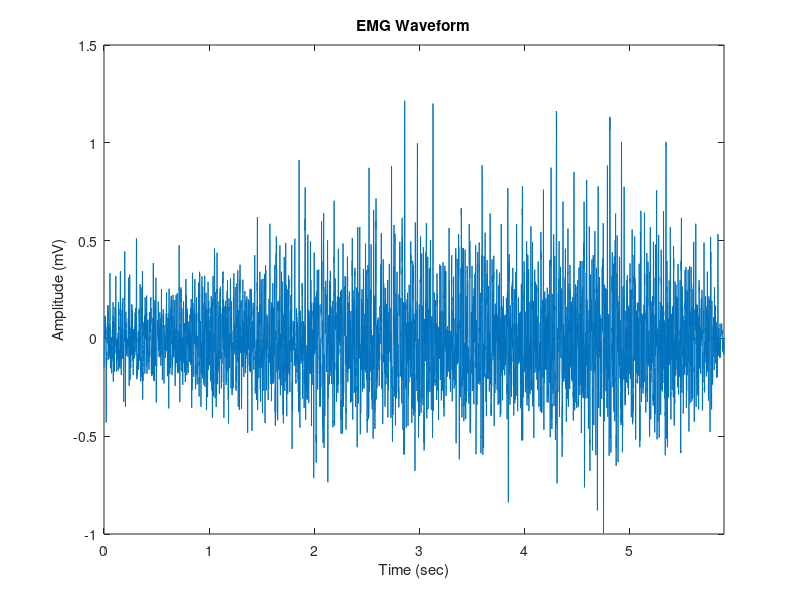
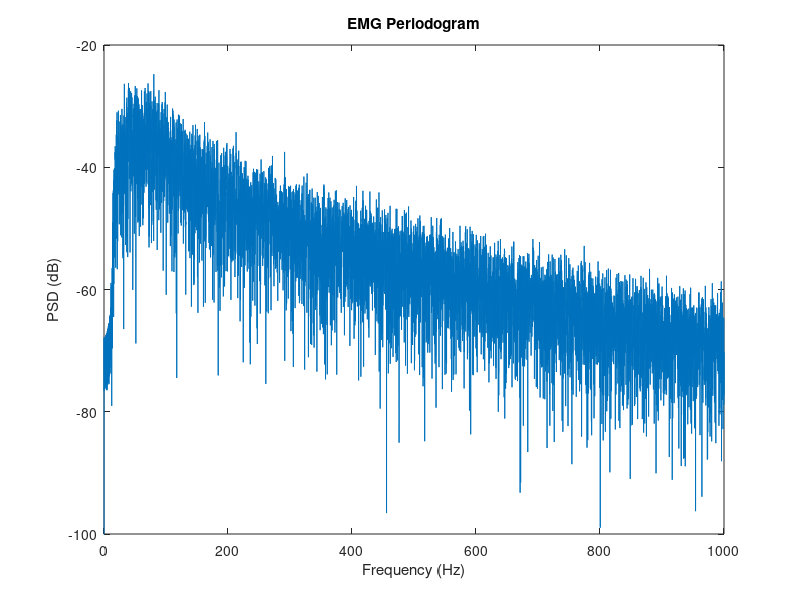
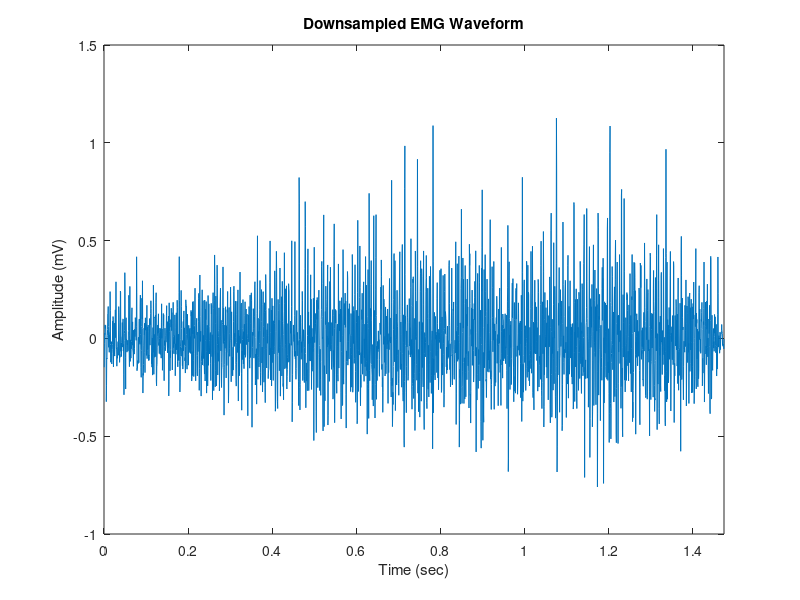
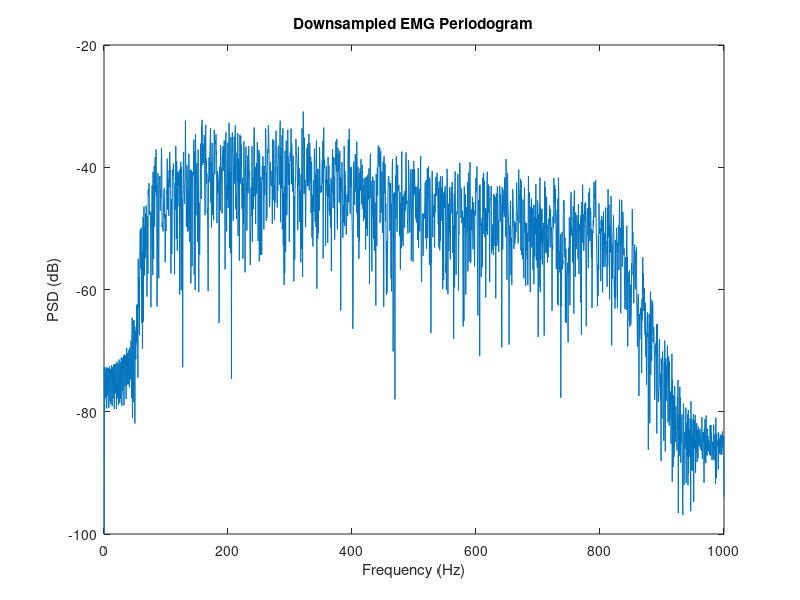

Recreate these plots in MATLAB, in order.
clear all;
close all;

%% ======================================================= %%
% ELEC 6081 Biomedical Signals and Systems
% Assignment 1
% by Zhiguo Zhang, 09/2013

%% Load data and specify parameters
load assg1_emgdata % load data
N = length(emg); % data length
t = [1:N]/Fs; % time axis
%% Display EMG data
figure
plot(t,emg)
xlabel('Time (sec)')
ylabel('Amplitude (mV)')
title('EMG Waveform')
set(gca,'xlim',[0, max(t)]) % set the limits of time in the plot
%% Calculate periodogram of original signal
x = detrend(emg); % detrending
nfft = 2^nextpow2(N); % number of FFT points
[P_per, f] = periodogram(x,[],nfft,Fs); % calculate periodogram
%% Display periodogram of original signal
figure
plot(f,10*log10(P_per))
xlabel('Frequency (Hz)')
ylabel('PSD (dB)')
title('EMG Periodogram')
set(gca,'xlim',[0, Fs/2],'ylim',[-100 -20]) % set the limits of frequency and PSD in the plot
%% Downsample EMG Signal
emg2 = decimate(emg,4); %orignal Fs is 2000, reduce by 4 to Fs of 500
N2 = length(emg2); % data length
t2 = [1:N2]/Fs; % time axis
figure
plot(t2,emg2)
xlabel('Time (sec)')
ylabel('Amplitude (mV)')
title('Downsampled EMG Waveform')
set(gca,'xlim',[0, max(t2)]) % set the limits of time in the plot
%% Calculate periodogram of downsampled signal
x = detrend(emg2); % detrending
nfft2 = 2^nextpow2(N2); % number of FFT points
[P_per, f] = periodogram(x,[],nfft2,Fs); % calculate periodogram

%% Display periodogram of downsampled signal
figure
plot(f,10*log10(P_per))
xlabel('Frequency (Hz)')
ylabel('PSD (dB)')
title('Downsampled EMG Periodogram')
set(gca,'xlim',[0, Fs/2],'ylim',[-100 -20]) % set the limits of frequency and PSD in the plot
%% Calculate PSD of original signal using Welch Method
nfft = 2^nextpow2(N);
[PS,F] = pwelch(detrend(emg),hamming(5000),[],nfft, Fs);%default is hamming window with 50% overlap, change segment length 2000,1000, 5000
figure
plot(F,10*log10(PS))
xlabel('Frequency (Hz)')
ylabel('PSD (dB)')
title('Welch Method')
set(gca,'xlim',[0, Fs/2],'ylim',[-90 -20]) % set the limits of frequency and PSD in the plot
%% Calculate AR-based PSD of original signal using Yule-Walker Method
%model order selection AIC
for p = 1:200 %model order from 1 to 200
    [junk_ar_coeffs, NoiseVariance(p)] = aryule(emg, p);
    aic(p) = N*log(NoiseVariance(p)) + 2*p;
end
[junk, p_aic] = min(aic); %optimal order seleted by AIC
p = 500; %model order
nfft =  2^nextpow2(N);
[PS, F] = pyulear(emg, p, nfft, Fs);
figure
plot(F,10*log10(PS))
xlabel('Frequency (Hz)')
ylabel('PSD (dB)')
title('AR Model (Yule-Walker Method)')
set(gca,'xlim',[0, Fs/2],'ylim',[-75 -20]) % set the limits of frequency and PSD in the plot
% 6-order Butterworth bandpass filter
wn = [10 250]/(Fs/2);
[b, a] = butter(3,wn,'bandpass');
[h,f] = freqz(b, a, N, Fs);
h = 20*log10(abs(h));
figure
semilogx(f,h, 'b'); axis tight
%plot(f, h)
xlabel('Frequency (Hz) logscale'); ylabel('X(f)(dB)');
title('Butterworth');
set(gca,'xlim',[-1000, 1000]) % set the limits of time in the plot
set(gca,'ylim',[-150, 25]) % set the limits of time in the plot

%apply filter to original signal
y = filter(b, a, emg);
y2 = filtfilt(b, a, emg);

N = length(emg); % data length
t = [1:N]/Fs; % time axis %select 101 to 200
figure
hold on
plot(t,emg,'r')
plot(t,y,'g')
plot(t,y2,'b')
xlabel('Time (sec)')
ylabel('Amplitude (mV)')
title('EMG Waveform with Bandpass Butterworth Filter')
set(gca,'xlim',[101/Fs, 200/Fs]) % set the limits of time in the plot
legend('emg signal','filter', 'filtfilt')

%% Calculate PSD of filtfilt signal using periodogram
x = detrend(y2); % detrending
nfft = 2^nextpow2(N); % number of FFT points
[P_per, f] = periodogram(x,[],nfft,Fs); % calculate periodogram

%% Display PSD of filtifilt signal using periodogram
figure
plot(f,10*log10(P_per))
xlabel('Frequency (Hz)')
ylabel('PSD (dB)')
title('Signal through filtfilt Periodogram')
set(gca,'xlim',[0, Fs/2],'ylim',[-130 -20]) % set the limits of frequency and PSD in the plot
%% Calculate PSD of filtfilt signal using Welch Method
nfft = 2^nextpow2(N);
[PS,F] = pwelch(detrend(y2),hamming(2000),[],nfft, Fs);%default is hamming window with 50% overlap, change segment length 2000,1000, 5000
figure
plot(F,10*log10(PS))
xlabel('Frequency (Hz)')
ylabel('PSD (dB)')
title('Signal through filtfilt Welch Method')
set(gca,'xlim',[0, Fs/2],'ylim',[-130 -20]) % set the limits of frequency and PSD in the plot
%% Calculate AR-based PSD of filtfilt signal using Yule-Walker Method
%model order selection AIC
for p = 1:200 %model order from 1 to 200
    [junk_ar_coeffs, NoiseVariance(p)] = aryule(y2, p);
    aic(p) = N*log(NoiseVariance(p)) + 2*p;
    %bic(p) = N*log(NoiseVariance(p)) + log(N)*p;
    %fpe(p) = (NoiseVariance(p))*(N+p+1)/(N-p-1);
end
[junk, p_aic] = min(aic); %optimal order seleted by AIC
%[junk, p_bic] = min(aic); %optimal order seleted by BIC
%[junk, p_fpe] = min(aic); %optimal order seleted by FPE

p = p_aic; %model order
nfft =  2^nextpow2(N);
[PS, F] = pyulear(y2, p, nfft, Fs);
figure
plot(F,10*log10(PS))
xlabel('Frequency (Hz)')
ylabel('PSD (dB)')
title('Signal through filtfilt AR Model (Yule-Walker Method)')
set(gca,'xlim',[0, Fs/2],'ylim',[-130 -20]) % set the limits of frequency and PSD in the plot
%% PSD of original signal vs filtfilt signal using Welch Method
nfft = 2^nextpow2(N);
[PS0,F0] = pwelch(detrend(emg),hamming(2000),[],nfft, Fs);%default is hamming window with 50% overlap, original signal
[PS1,F1] = pwelch(detrend(y2),hamming(2000),[],nfft, Fs);%default is hamming window with 50% overlap, filtered signal

figure
hold on
plot(F0,10*log10(PS0), 'b')
plot(F1,10*log10(PS1),'r')
xlabel('Frequency (Hz)')
ylabel('PSD (dB)')
title('PSD or original signal vs filtered signal Welch Method')
set(gca,'xlim',[0, Fs/2],'ylim',[-110 -20]) % set the limits of frequency and PSD in the plot
legend('original emg signal', 'filtfilt filtered emg signal')
